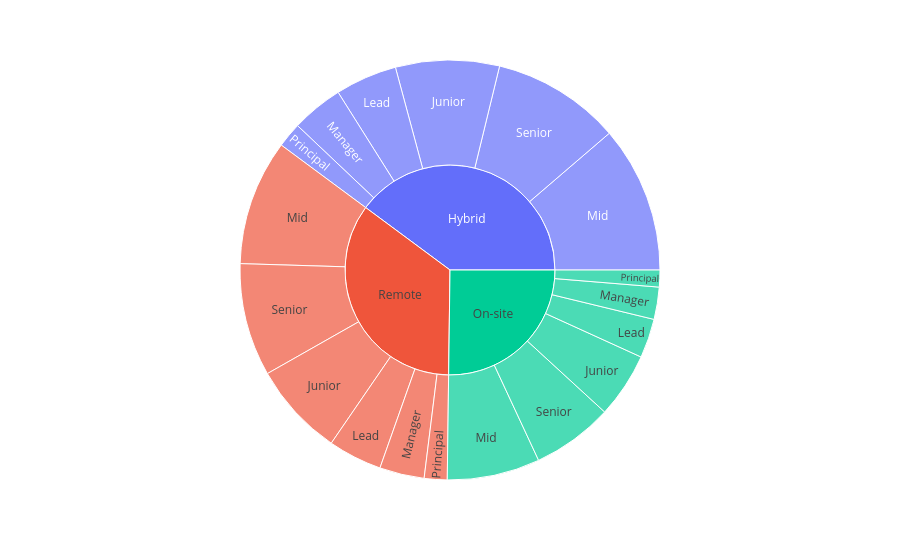

The notebook cell saved with this chart:
### Markdown cell above
### 18. Sunburst diagram
**Definition:** A multilevel pie chart consisting of inner and outer rings.

**Purpose:** To display hierarchical data radiating outwards from the center.

### Code cell
fig = px.sunburst(df.dropna(subset=['work_mode', 'seniority_level']), path=['work_mode', 'seniority_level'])
fig.show()

### Figure 1 — Plotly figure (JSON) as saved in the notebook; plotly's stock layout.template omitted (floating-point values rounded to 4 significant figures)
{"data": [{"branchvalues": "total", "domain": {"x": [0, 1], "y": [0, 1]}, "hovertemplate": "labels=%{label}<br>count=%{value}<br>parent=%{parent}<br>id=%{id}<extra></extra>", "ids": ["Remote/Lead", "Hybrid/Manager", "On-site/Lead", "Hybrid/Junior", "Remote/Principal", "Hybrid/Mid", "Remote/Mid", "Remote/Manager", "Hybrid/Senior", "Remote/Senior", "On-site/Junior", "On-site/Manager", "Remote/Junior", "On-site/Principal", "On-site/Mid", "On-site/Senior", "Hybrid/Lead", "Hybrid/Principal", "Remote", "Hybrid", "On-site"], "labels": ["Lead", "Manager", "Lead", "Junior", "Principal", "Mid", "Mid", "Manager", "Senior", "Senior", "Junior", "Manager", "Junior", "Principal", "Mid", "Senior", "Lead", "Principal", "Remote", "Hybrid", "On-site"], "name": "", "parents": ["Remote", "Hybrid", "On-site", "Hybrid", "Remote", "Hybrid", "Remote", "Remote", "Hybrid", "Remote", "On-site", "On-site", "Remote", "On-site", "On-site", "On-site", "Hybrid", "Hybrid", "", "", ""], "type": "sunburst", "values": [4152, 3988, 3018, 7986, 1761, 11291, 9660, 3445, 9911, 8696, 5022, 2482, 7222, 1300, 7141, 6245, 4758, 1922, 34936, 39856, 25208]}], "layout": {"legend": {"tracegroupgap": 0}, "margin": {"t": 60}}}
